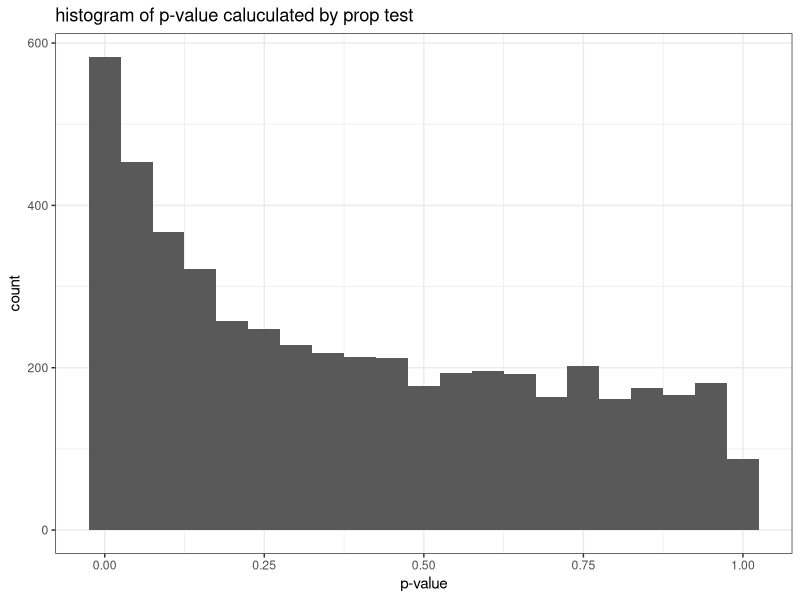
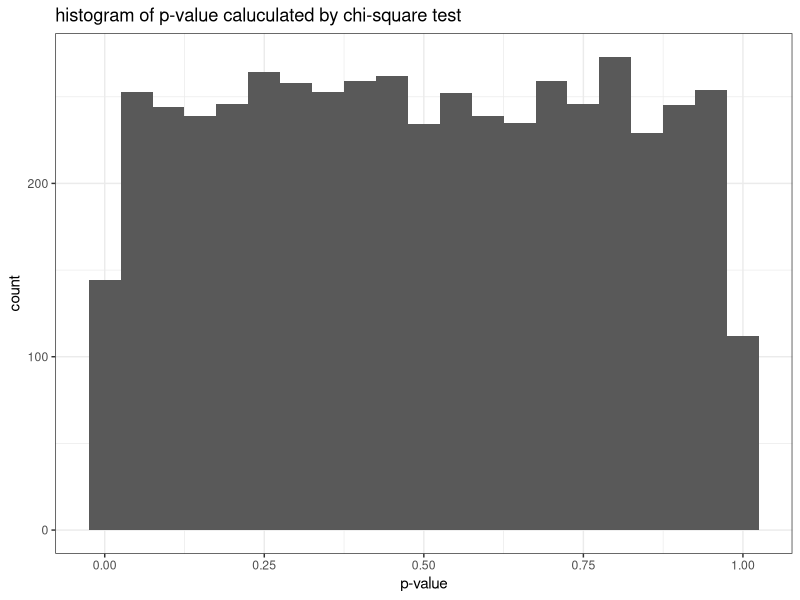

The R script that drew these images, in order:
## ---- chunk 1
knitr::opts_chunk$set(echo = TRUE)
## ---- chunk 2
library(tidyverse)
## ---- chunk 3
N <- 100000
trial_times = 5000
p1.vec <- rep(NA, times = trial_times)
## ---- chunk 4
for (i in 1:trial_times) {
  set.seed(i)
  n1 <- sum(sample(c(0, 1), size = N, replace = TRUE, prob = c(0.5, 0.5)))
  # print(n1)
  t <- prop.test(c(n1, N - n1), c(N, N), correct = FALSE)
  # print(t$p.value)
  p1.vec[i] <- t$p.value
}
## ---- chunk 5
gragh_data <- p1.vec %>%
  as_tibble() %>%
  ggplot(aes(x = value))+
  geom_histogram(binwidth = 0.05)+
  labs(x = "p-value", y = "count", title = "histogram of p-value caluculated by prop test")+
  theme_bw()
plot(gragh_data)
## ---- chunk 6
p2.vec <- rep(NA, times = trial_times)
## ---- chunk 7
for (i in 1:trial_times) {
  set.seed(i)
  n1 <- sum(sample(c(0, 1), size = N, replace = TRUE, prob = c(0.5, 0.5)))
  # print(n1)
  t <- chisq.test(c(n1, N - n1), p = c(0.5, 0.5))
  # print(t$p.value)
  p2.vec[i] <- t$p.value
}
## ---- chunk 8
gragh_data <- p2.vec %>%
  as_tibble() %>%
  ggplot(aes(x = value))+
  geom_histogram(binwidth = 0.05)+
  labs(x = "p-value", y = "count", title = "histogram of p-value caluculated by chi-square test")+
  theme_bw()
plot(gragh_data)
